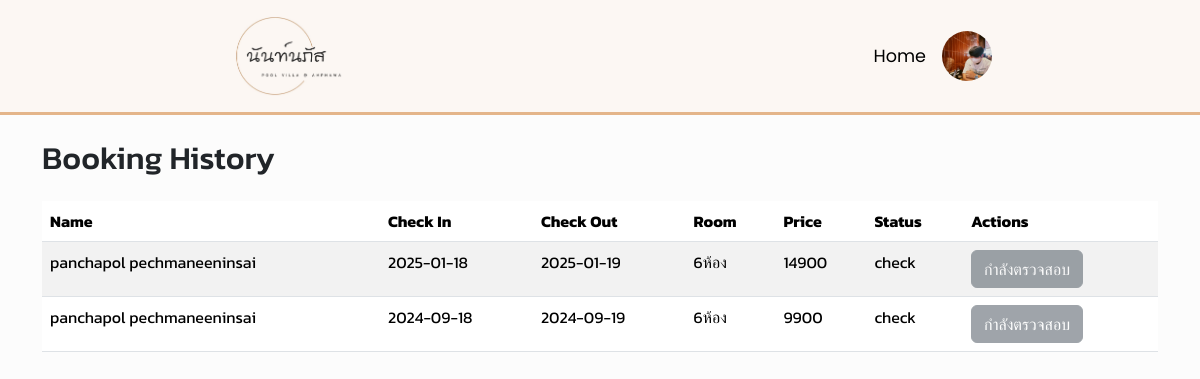
The app's page /webPovila/booking_history.php (signed in) with its own data.
### tables this page shows
CREATE TABLE `orders_db` (
  `id` int(11) NOT NULL,
  `name` varchar(255) NOT NULL,
  `price` int(11) NOT NULL,
  `people` int(11) NOT NULL,
  `checkin` date NOT NULL,
  `checkout` date NOT NULL,
  `status` varchar(255) NOT NULL,
  `phone` varchar(255) NOT NULL,
  `room` varchar(255) NOT NULL,
  `firstname` varchar(255) NOT NULL,
  `lastname` varchar(255) NOT NULL,
  `slip` text NOT NULL,
  `user_id` varchar(255) NOT NULL
);

### webPovila/booking_history.php (the view, shortened to what this page needs)
<?php
$servername = "localhost";
$username = "root";
$password = "";
$dbname = "my_website";
$conn = new mysqli($servername, $username, $password, $dbname);
$profile_picture = 'default_profile.png';
if (isset($_SESSION['user_id'])) {
    $user_id = $_SESSION['user_id'];
    $query = "SELECT profile_picture FROM login_user WHERE id = ?";
    $stmt = $conn->prepare($query);
    $stmt->bind_param("i", $user_id);
    $stmt->execute();
    $result = $stmt->get_result();
    $user = $result->fetch_assoc();
    $profile_picture = $user['profile_picture'] ?: 'default_profile.png';
    $query = "SELECT id, checkin, checkout, room, price, name, status FROM orders_db WHERE user_id = ?";
    $stmt = $conn->prepare($query);
    $stmt->bind_param("i", $user_id);
    $stmt->execute();
    $result = $stmt->get_result();
}
?>
<!DOCTYPE html>
<html lang="en">
<head>
    <link href="https://cdn.jsdelivr.net/npm/bootstrap@5.3.3/dist/css/bootstrap.min.css" rel="stylesheet">
    <link rel="stylesheet" href="css/styles.css">
    <link rel="stylesheet" href="css/book_his.css">
</head>
<body>
<nav>
    <div class="nav__logo">
        <img src="poo/logo1.jpg" alt="Logo" width="22" height="80" style="display: flex; width: 100%;">
    </div>
    <ul class="nav__links1">
        <li class="link1">
            <a href="index.php">Home</a>
            <?php if (isset($_SESSION['user_id'])): ?>
                <div class="user">
                    <img src="<?php echo $profile_picture; ?>" alt="Profile Picture" style="border-radius: 50%;" onclick="toggleDropdown()">
                </div>
            <?php endif; ?>
        </li>
    </ul>
</nav>
<div class="container">
    <h2 class="mt-4">Booking History</h2>
    <table class="table table-striped mt-4">
        <thead>
            <tr>
                <th>Name</th>
                <th>Check In</th>
                <th>Check Out</th>
                <th>Room</th>
                <th>Price</th>
                <th>Status</th>
                <th>Actions</th>
            </tr>
        </thead>
        <tbody>
            <?php if ($result->num_rows > 0): ?>
                <?php while ($row = $result->fetch_assoc()): ?>
                    <tr>
                        <td><?php echo $row['name'];  ?></td>
                        <td><?php echo $row['checkin']; ?></td>
                        <td><?php echo $row['checkout']; ?></td>
                        <td><?php echo $row['room']; ?></td>
                        <td><?php echo $row['price']; ?></td>
                        <td><?php echo $row['status']; ?></td>
                        <td>
    <?php if ($row['status'] === 'check'): ?>
        <button type="button" class="btn btn-secondary" disabled>กำลังตรวจสอบ</button>
    <?php endif; ?>
</td>
                    </tr>
                <?php endwhile; ?>
            <?php else: ?>
                <tr>
                    <td colspan="7">No bookings found.</td>
                </tr>
            <?php endif; ?>
        </tbody>
    </table>
</div>
</body>
</html>

### webPovila/css/styles.css (style rules this page uses)
:root { --primary-color: #2c3855; --primary-color-dark: #435681; --text-dark: #333333; --text-light: #767268; --extra-light: #FCF7F3; --extra-light1: #C79A70; --white: #ffffff; --max-width: 1200px; }
* { margin: 0; padding: 0; box-sizing: border-box; cursor: url(); }
body { font-family: "Kanit", "Poppins", sans-serif; background-color: hsl(0, 0%, 99%); }
nav { margin: 0; padding: 1rem 13rem; display: flex; align-items: center; background-color: #FCF7F3; border-bottom-style: solid; border-color: #e4b58a; width: 100%; justify-content: space-between; }
.nav__logo { font-size: 1.5rem; font-weight: 600; color: var(--text-dark); }

### webPovila/css/book_his.css (style rules this page uses)
.nav__logo { font-size: 1.5rem; font-weight: 600; color: var(--text-dark); }
nav { margin: 0; padding: 1rem 13rem; display: flex; align-items: center; background-color: #FCF7F3; border-bottom-style: solid; border-color: #e4b58a; width: 100%; justify-content: space-between; }
.nav__links1 { list-style: none; display: flex; align-items: center; gap: 2rem; margin: 0; padding: 0; }
.link1 { display: flex; align-items: center; gap: 1rem; }
.link1 a { font-weight: 400; font-size: 1.1em; color: #000; transition: 0.3s; text-decoration: none; font-family: "Poppins", sans-serif; }
.user { display: flex; align-items: center; position: relative; }
.user img { border-radius: 50%; width: 50px; height: 50px; cursor: pointer; }

### records on screen
orders_db: name "panchapol pechmaneeninsai", checkin "2025-01-18", checkout "2025-01-19", room "6ห้อง", price "14900", status "check", shows "กำลังตรวจสอบ"
orders_db: name "panchapol pechmaneeninsai", checkin "2024-09-18", checkout "2024-09-19", room "6ห้อง", price "9900", status "check", shows "กำลังตรวจสอบ"
